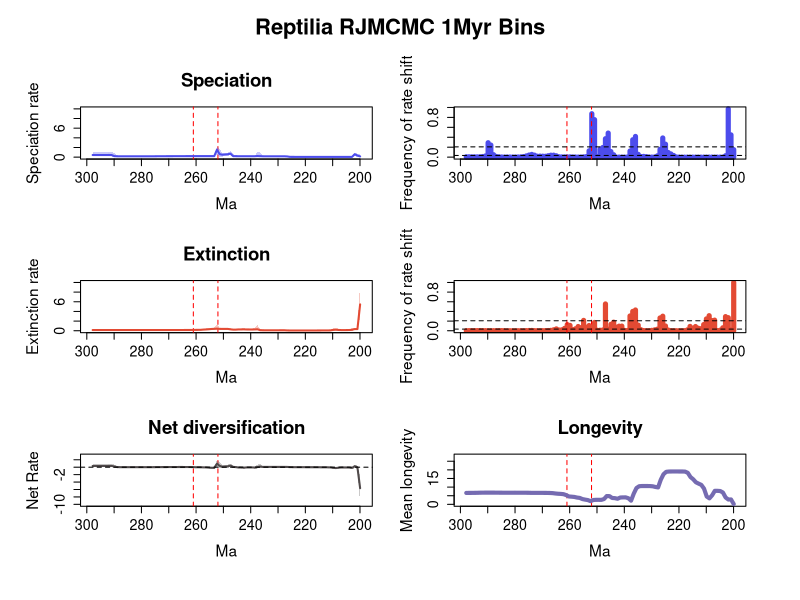

This chart was generated by the following R code:


pdf(file='C:/Users/SimoesLabAdmin/Documents/BDNN_Arielli/reptilia/mcmc_no_predictors/A_rjmcmc_sampled_every_20k/RTT_plots_final.pdf', width=11, height=11)
par(mfrow=c(3,2), cex.main=1.7, cex.lab=1.4, cex.axis=1.3,
    oma=c(2, 2, 4, 2))     # outer margins for the entire figure
library(scales)

# Define custom tick positions at 10 MY intervals
x_ticks <- seq(-300, -200, by=10)
x_tick_labels <- abs(x_ticks)

# Calculate positions for the mass extinction events
perm_trias_extinction = -252 # End-Permian mass extinction (252 Ma)
guadalupian_extinction = -261 # Guadalupian extinction (261 Ma)

time=c(-199.94725639499998, -200.936163185,-201.92506997499999,-202.913976765,-203.902883555,-204.891790345,-205.880697135,-206.869603925,-207.858510715,-208.847417505,-209.836324295,-210.82523108499998,-211.814137875,-212.803044665,-213.791951455,-214.780858245,-215.769765035,-216.758671825,-217.747578615,-218.736485405,-219.72539219499998,-220.714298985,-221.703205775,-222.692112565,-223.681019355,-224.669926145,-225.658832935,-226.647739725,-227.636646515,-228.62555330499998,-229.614460095,-230.60336688499999,-231.592273675,-232.581180465,-233.570087255,-234.558994045,-235.547900835,-236.536807625,-237.52571441499998,-238.514621205,-239.503527995,-240.492434785,-241.481341575,-242.470248365,-243.459155155,-244.448061945,-245.436968735,-246.42587552499998,-247.414782315,-248.403689105,-249.392595895,-250.381502685,-251.370409475,-252.359316265,-253.348223055,-254.337129845,-255.32603663499998,-256.31494342499997,-257.303850215,-258.292757005,-259.281663795,-260.270570585,-261.259477375,-262.248384165,-263.237290955,-264.226197745,-265.21510453499997,-266.204011325,-267.192918115,-268.181824905,-269.17073169500003,-270.159638485,-271.148545275,-272.137452065,-273.126358855,-274.11526564499997,-275.104172435,-276.093079225,-277.081986015,-278.070892805,-279.059799595,-280.048706385,-281.037613175,-282.026519965,-283.01542675499996,-284.004333545,-284.993240335,-285.982147125,-286.971053915,-287.959960705,-288.948867495,-289.937774285,-290.926681075,-291.91558786499996,-292.904494655,-293.893401445,-294.882308235,-295.871215025,-296.860121815,-297.849028605)
rate=c(0.15313336157387758, 0.3329589931299385,0.6022812176345975,0.05462234726966869,0.05441363681899425,0.05440987548663266,0.054409256016385146,0.0544079544710714,0.05440478273034457,0.05440402273480176,0.054395083707974065,0.0543900447290256,0.054386379399028996,0.054386063976915075,0.05438409227263544,0.054386964660841815,0.05438851208186892,0.05438934726170583,0.05439107981525484,0.05438851208186892,0.05439107981525484,0.054395083707974065,0.05441242652771938,0.05458867618248743,0.05578359152587249,0.057063239167522116,0.0610869860784142,0.146868398368434,0.1755449781044821,0.1732204936931233,0.17135924948194126,0.1712868949168721,0.17131785676627584,0.17269584469745752,0.1759194853385445,0.17804928196916736,0.18096753777969043,0.2004786216025732,0.22741507759231666,0.19171477894639716,0.19150224046857267,0.191503866698282,0.191503866698282,0.19151148200911042,0.19151651496416872,0.19158195991356075,0.19778614187292526,0.2069392558940807,0.7230063225861842,0.5947973601714684,0.5535046991635932,0.4981342905878909,0.6219470681038048,1.5218666449055225,0.210839285079017,0.2097201598419921,0.20922837478475642,0.20921175764913144,0.20923160952231645,0.2092652736618878,0.2094588022186713,0.20944136841795966,0.20890427909761553,0.20860294448580907,0.2083275536301596,0.20805223807699957,0.2072252625302661,0.2048608034117666,0.2015043656278464,0.19867028960409755,0.1967885752071245,0.19544275490527607,0.1937639042154109,0.1921318236354062,0.19030967632910573,0.1860827264156813,0.18047489155213853,0.17619829858252822,0.1736986628419781,0.1724344752817108,0.17194064474404058,0.17166595057770825,0.1714900671258485,0.17144335418383316,0.1715287869698151,0.17166271391623283,0.17159070833122347,0.1717960074328469,0.17248791329844748,0.17423817095047306,0.18073179440628226,0.21220395629042255,0.438759144124622,0.44383444266475175,0.4400138593165728,0.43876899664284086,0.43883824898537355,0.44005411392873744,0.44172845638591374,0.44484988665887687)
minHPD=c(2.1550036428609548e-05, 7.653404137394028e-05,0.2727053446141114,0.03906372913313762,0.04141076738495005,0.04137426738842922,0.04140535977921385,0.04141672549446696,0.04144149840540235,0.04139794126803834,0.04141672549446696,0.04153041628911467,0.04162690871843415,0.04144447608699939,0.041626796031199745,0.04148393683514212,0.04148393683514212,0.04148393683514212,0.041626796031199745,0.041626796031199745,0.04153041628911467,0.0414016579057861,0.04141672549446696,0.040823776242734346,0.040049116423558434,0.042035433757564744,0.04201267867534394,0.050300301037868124,0.106872442532739,0.1099202257114235,0.11109936897613146,0.11111124178155829,0.11110951404187178,0.11148702571233833,0.11085018012739528,0.11006654815406013,0.10681366891609854,0.10685491026142217,0.16177856676748043,0.13490066819262458,0.13665731541107906,0.13669821884077726,0.13667419540382367,0.13665731541107906,0.1375145014950347,0.13701371037991886,0.14434077091425976,0.1489607275093156,0.38583942031104007,0.2924593819136264,0.24707797938370565,0.11920517579714333,0.08787968870869799,0.6279973250323728,0.14082833338862508,0.14576856014983947,0.1459846650021991,0.14576856014983947,0.1457737661040971,0.14576856014983947,0.14551325465311296,0.14578748525574747,0.14578514256431396,0.14576856014983947,0.14459814888302316,0.14339291764932957,0.14251050262340587,0.12626267142312755,0.09415461362924665,0.0853213629341772,0.08323181971664739,0.08097132963701441,0.07682175465335771,0.0768769054389105,0.07403216726995196,0.06775798019466531,0.06261412046882604,0.06060341099059637,0.05888632879980028,0.057282207677089254,0.05757211991225554,0.05750748291889499,0.057533386062778503,0.057473624198091544,0.057473624198091544,0.05755426816516868,0.057544268376625365,0.05755029408603367,0.05736632624857129,0.05430102945372751,0.04266995305003667,0.052701695705230665,0.13976664945835357,0.1446289744760521,0.14522150899296643,0.14250492791748456,0.14347914449607577,0.1437002057049091,0.14301368144303758,0.1425236103650591)
maxHPD=c(0.5760985920107903, 0.7302041800555066,1.027443021804807,0.07080004724451847,0.06808515644644636,0.06800924933848194,0.06800924933848194,0.06800316255557624,0.06800316255557624,0.06793147082879239,0.0679057356585223,0.06799648365234083,0.06808515644644636,0.06789569153727282,0.06807602869512015,0.06792929041375652,0.06792929041375652,0.06793147082879239,0.06808052816301277,0.06808367459343903,0.06799606734883386,0.06790834887015225,0.06807908930341186,0.0687003285708555,0.13178783822359644,0.146550742292,0.18987578782934153,0.21543429950177917,0.22791738971853873,0.22404487537564244,0.2241005459078199,0.22403602092721447,0.22418878236967824,0.22467622086389957,0.22479025397548832,0.2271750757019642,0.233974137549528,1.0311050848903802,1.1308477835480217,0.2338931527938937,0.23278212030333223,0.23270347516802337,0.23263749443462572,0.2326676104993407,0.2336672795384761,0.23368462902386097,0.47911238782796545,0.5982642746342075,1.257381489917781,0.9626094473872286,0.9368650119044913,0.8750345734760814,1.7222642675225606,2.2897620507482586,0.30997345873507703,0.2926087091358037,0.2877904459107367,0.286986740074711,0.2869093373277986,0.28701374678093944,0.28807388023617225,0.28870057803975246,0.287889437029297,0.28807388023617225,0.2877816837071946,0.2880434781976923,0.29200584943051355,0.2965244160215808,0.27895033855653295,0.2717014025333729,0.269065016635512,0.26649393626973045,0.26211674563938947,0.26175085219308836,0.25840327277663094,0.25202655426693604,0.2458010978556797,0.24177502157293035,0.23972489613734965,0.23772065551783028,0.2377022054581586,0.23749975742691531,0.23749975742691531,0.23734047602439026,0.23705561147106669,0.23705561147106669,0.23732409978725214,0.23802196811338347,0.24017303694466285,0.24585901509974153,0.39367545728081144,0.8942233910607168,1.0896785932734903,1.0526965399161141,1.0311711116635687,1.0187972406870744,1.017437910386295,1.0165720838462353,1.0165720838462353,1.0242280544890465)
remove_na = !is.na(rate)
time = time[remove_na]
plot(time,time,type = 'n', ylim = c(0, 10), xlim = c(-298.343482,-199.452803), ylab = 'Speciation rate', xlab = 'Ma',main='Speciation', xaxt='n') # xaxt removes default x axis

# Custom x-axis with 10MY interval ticks
axis(1, at=x_ticks, labels=x_tick_labels, cex.axis=1.3)
# Add vertical lines for mass extinction events
abline(v=perm_trias_extinction, col="red", lty=2) 
abline(v=guadalupian_extinction, col="red", lty=2)

polygon(c(time, rev(time)), c(maxHPD[remove_na], rev(minHPD[remove_na])), col = alpha('#4c4cec',0.3), border = NA)
lines(time,rate[remove_na], col = '#4c4cec', lwd=2)
mids=c(-199.95225087373734, -200.9511466212121,-201.95004236868687,-202.94893811616163,-203.94783386363633,-204.9467296111111,-205.94562535858586,-206.94452110606062,-207.94341685353533,-208.9423126010101,-209.94120834848485,-210.9401040959596,-211.93899984343432,-212.93789559090908,-213.93679133838384,-214.9356870858586,-215.9345828333333,-216.93347858080807,-217.93237432828283,-218.9312700757576,-219.9301658232323,-220.92906157070706,-221.92795731818183,-222.9268530656566,-223.9257488131313,-224.92464456060605,-225.92354030808082,-226.92243605555552,-227.92133180303028,-228.92022755050505,-229.9191232979798,-230.9180190454545,-231.91691479292928,-232.91581054040404,-233.9147062878788,-234.9136020353535,-235.91249778282827,-236.91139353030303,-237.9102892777778,-238.9091850252525,-239.90808077272726,-240.90697652020202,-241.90587226767678,-242.9047680151515,-243.90366376262625,-244.902559510101,-245.90145525757578,-246.90035100505048,-247.89924675252524,-248.8981425,-249.89703824747477,-250.89593399494947,-251.89482974242424,-252.893725489899,-253.89262123737376,-254.89151698484847,-255.89041273232323,-256.88930847979793,-257.8882042272727,-258.88709997474746,-259.8859957222222,-260.884891469697,-261.8837872171717,-262.88268296464645,-263.8815787121212,-264.8804744595959,-265.8793702070707,-266.87826595454544,-267.8771617020202,-268.87605744949497,-269.87495319696967,-270.87384894444443,-271.8727446919192,-272.8716404393939,-273.87053618686866,-274.8694319343434,-275.8683276818182,-276.86722342929295,-277.86611917676765,-278.8650149242424,-279.8639106717171,-280.8628064191919,-281.86170216666665,-282.8605979141414,-283.85949366161617,-284.8583894090909,-285.85728515656564,-286.8561809040404,-287.8550766515151,-288.85397239898987,-289.85286814646463,-290.8517638939394,-291.85065964141415,-292.84955538888886,-293.8484511363636,-294.8473468838384,-295.8462426313131,-296.84513837878785,-297.8440341262626)
counts=c(0.1508744038155803, 0.44804451510333865,0.9716693163751987,0.028139904610492844,0.0005087440381558028,0.0005087440381558028,0.00038155802861685216,0.00038155802861685216,0.0004610492845786963,0.0006836248012718601,0.000397456279809221,0.000397456279809221,0.00017488076311605722,0.0002384737678855326,0.0002702702702702703,0.00019077901430842608,0.00028616852146263913,0.0002702702702702703,0.00014308426073131957,0.00030206677265500793,0.0009697933227344992,0.0037042925278219395,0.03325914149443561,0.064181240063593,0.09340222575516693,0.26104928457869636,0.3858346581875994,0.15736089030206676,0.02575516693163752,0.0031478537360890304,0.0012559618441971383,0.002273449920508744,0.009379968203497615,0.01505564387917329,0.01273449920508744,0.056518282988871224,0.4164387917329094,0.3496661367249603,0.1231637519872814,0.002066772655007949,0.0008108108108108108,0.0010174880763116057,0.0009697933227344992,0.0010015898251192368,0.04818759936406995,0.11206677265500795,0.4843402225755167,0.37068362480127187,0.19335453100158984,0.1572496025437202,0.011589825119236884,0.7541176470588236,0.873577106518283,0.1272019077901431,0.011160572337042925,0.005087440381558029,0.001796502384737679,0.0011923688394276629,0.002845786963434022,0.003465818759936407,0.005389507154213036,0.005278219395866455,0.004531001589825119,0.0042448330683624805,0.0073449920508744035,0.026931637519872813,0.03992050874403816,0.03925278219395866,0.028330683624801272,0.018076311605723372,0.01969793322734499,0.020858505564387918,0.019189189189189187,0.039904610492845785,0.05502384737678855,0.04230524642289348,0.025055643879173292,0.011271860095389507,0.005294117647058823,0.003338632750397456,0.0022257551669316376,0.0021303656597774245,0.002368839427662957,0.002591414944356121,0.001971383147853736,0.0027503974562798094,0.0069475357710651825,0.013322734499205088,0.04847376788553259,0.2432114467408585,0.2899523052464229,0.023736089030206676,0.012670906200317964,0.007281399046104928,0.005818759936406995,0.006184419713831478,0.005850556438791733,0.007360890302066773,0.00712241653418124)
plot(mids,counts,type = 'h', xlim = c(-298.343482,-199.452803), ylim=c(0,0.9716693163751987), ylab = 'Frequency of rate shift', xlab = 'Ma',lwd=5,col='#4c4cec', xaxt='n') # xaxt removes default x axis
# Custom x-axis with 10MY interval ticks
axis(1, at=x_ticks, labels=x_tick_labels, cex.axis=1.3)
# Add vertical lines for mass extinction events
abline(v=perm_trias_extinction, col="red", lty=2) 
abline(v=guadalupian_extinction, col="red", lty=2)

bf2 = 0.034099133750137754
bf6 = 0.20688761245815923
abline(h=bf2, lty=2)
abline(h=bf6, lty=2)

time=c(-199.94725639499998, -200.936163185,-201.92506997499999,-202.913976765,-203.902883555,-204.891790345,-205.880697135,-206.869603925,-207.858510715,-208.847417505,-209.836324295,-210.82523108499998,-211.814137875,-212.803044665,-213.791951455,-214.780858245,-215.769765035,-216.758671825,-217.747578615,-218.736485405,-219.72539219499998,-220.714298985,-221.703205775,-222.692112565,-223.681019355,-224.669926145,-225.658832935,-226.647739725,-227.636646515,-228.62555330499998,-229.614460095,-230.60336688499999,-231.592273675,-232.581180465,-233.570087255,-234.558994045,-235.547900835,-236.536807625,-237.52571441499998,-238.514621205,-239.503527995,-240.492434785,-241.481341575,-242.470248365,-243.459155155,-244.448061945,-245.436968735,-246.42587552499998,-247.414782315,-248.403689105,-249.392595895,-250.381502685,-251.370409475,-252.359316265,-253.348223055,-254.337129845,-255.32603663499998,-256.31494342499997,-257.303850215,-258.292757005,-259.281663795,-260.270570585,-261.259477375,-262.248384165,-263.237290955,-264.226197745,-265.21510453499997,-266.204011325,-267.192918115,-268.181824905,-269.17073169500003,-270.159638485,-271.148545275,-272.137452065,-273.126358855,-274.11526564499997,-275.104172435,-276.093079225,-277.081986015,-278.070892805,-279.059799595,-280.048706385,-281.037613175,-282.026519965,-283.01542675499996,-284.004333545,-284.993240335,-285.982147125,-286.971053915,-287.959960705,-288.948867495,-289.937774285,-290.926681075,-291.91558786499996,-292.904494655,-293.893401445,-294.882308235,-295.871215025,-296.860121815,-297.849028605)
rate=c(5.4586905758389905, 0.341354083102555,0.34560123291042544,0.1969366829012808,0.1472698087041735,0.13934587356535277,0.1381539807869057,0.13826581726434137,0.16268617748904535,0.2093848755728515,0.17586859300889052,0.07611476420971347,0.06513258595549103,0.0635191995427058,0.061787770102748954,0.058231247556780635,0.05587895769095146,0.052679317265644274,0.051883330040212686,0.05178292219862707,0.05176879524963883,0.051755651176601816,0.05174781566100999,0.05175816371948125,0.05179454053651629,0.052052209462811014,0.05413320950760117,0.06311025331921907,0.09908359139207623,0.09871328967881807,0.09720917884756476,0.09642612118699405,0.09626653917974096,0.09619527927622175,0.09613316604547467,0.09628865820007437,0.09854230373556003,0.11647733948275527,0.30327342724251494,0.2710393350302904,0.2628152948083585,0.262913889602001,0.26640896690851945,0.28493828002390376,0.2776311266749296,0.2738872615004047,0.23442253603439733,0.23227065751213138,0.29419507333722605,0.3815773475087195,0.3790598006420186,0.37958574632794445,0.3917885341296624,0.43475447785171295,0.39583463310202677,0.3668674957578089,0.31124340971093656,0.2714644266367574,0.24122457145992487,0.1913893453423452,0.184654870855062,0.18027308008394755,0.16349666899817314,0.1562545573999757,0.15449796608972005,0.15364406127406893,0.15205428595947273,0.15000036816643159,0.14909645654032105,0.14876122879958614,0.14864212325613543,0.1485291942268649,0.1484680905685581,0.1484501829752645,0.14840052312036195,0.14825643732051633,0.1478718307630349,0.14765100369957107,0.14753765538939548,0.14747104330294175,0.14744654902365634,0.14742642712604753,0.14743413830311197,0.14744908679826518,0.14745763728069988,0.14743686659568436,0.14728887957134107,0.14708299560554228,0.14692352749171905,0.1468661422223781,0.14681402112989012,0.14678146196821262,0.14678911843767317,0.14683838692812273,0.14692196144872138,0.14703894265374018,0.14711364684754524,0.14715697388957205,0.14719150832186706,0.14720398597303427)
minHPD=c(2.7816194709810413, 0.13089233413206436,0.13083854681658377,0.01602321415360232,6.303811107802121e-05,0.009959265970644258,0.009632219224173304,0.009535205187950991,0.021269496552257367,0.11039786440754024,0.04131805763050692,0.04053549624952102,0.03935787071264956,0.03929761633116272,0.03725599664612839,0.033507493732069064,0.03118943383638901,0.029707517053096183,0.031185461279861493,0.031111614994809182,0.031111614994809182,0.03111590337083885,0.031111614994809182,0.03118765599183603,0.03118943383638901,0.030126305204693393,0.027755058698134088,0.031111614994809182,0.04975049653068004,0.05252021128214867,0.053002911895872855,0.05343140628866335,0.05343140628866335,0.053480441246437964,0.05315857058697957,0.05250228792959498,0.04845138361929763,0.05354417077861716,0.12048295320512015,0.05539989766373727,0.08285349864682576,0.07811546348521682,0.08905934310632463,0.1750109766045938,0.1509941507645412,0.13579210629679025,0.0580235863467542,0.05801009021486317,0.0927974380332684,0.2209981372100954,0.22159607874507184,0.22142967733713864,0.21922883274282237,0.24015785468767215,0.14322038564094894,0.14305586363199693,0.13083907789028693,0.1219396969535351,0.12038133482089858,0.11659512670808525,0.11516001894848032,0.11021413485690662,0.09596168623371114,0.09886189619779032,0.09701935352504018,0.09672745631556856,0.08878379718594998,0.09054514380580798,0.09479557662809046,0.0961950612220244,0.09610372377157107,0.09654915047821286,0.09634346902675901,0.09654915047821286,0.09670662960611492,0.0954562457610299,0.09574607980926163,0.09640668192133761,0.09654915047821286,0.09641675036970235,0.0965010209242332,0.09654915047821286,0.09655144854712601,0.0967196918621378,0.09670662960611492,0.09655826449165325,0.09654181768391855,0.09647051041099014,0.09629873060421541,0.0956018828916174,0.095432444620053,0.09523797679701897,0.09484770955667897,0.09440337854550433,0.09436352283310383,0.09277720408482273,0.0914424401454519,0.0925186257100834,0.09149501523539517,0.09039965125814906)
maxHPD=c(9.993676233121652, 0.6524795973089286,0.6524795973089286,0.5562182080834596,0.28411325902143597,0.22536850772501874,0.22166702784661307,0.22185546893686733,0.45525775758092624,0.569225461155687,0.5100417544035416,0.206121723207222,0.17301211840520161,0.16646397807751628,0.16001526176460285,0.14840591480781404,0.1400858989414134,0.07578871551379285,0.07388329721907952,0.07365132923531013,0.07365132923531013,0.07366919622401484,0.07370847683360374,0.07386314417439341,0.0740423614196601,0.0742444458595478,0.10082067083443064,0.12423498208928535,0.16554677711850402,0.15188932230709173,0.14480944131440487,0.14286417375641045,0.14261879890043472,0.14270866586649708,0.14305167555572756,0.1464637887375882,0.24484989939814958,0.3106996154913354,1.151915954495863,0.5756549655059755,0.36353052025080773,0.3575439312359967,0.3645998070406865,0.567347122674484,0.38458403287507076,0.3753131622755357,0.3219833008775021,0.32349350023717094,0.5465384398553977,0.5702918864907642,0.5644569333467281,0.5642730123735211,0.5975844485151441,1.373538732904672,0.6471539419792155,0.5686051819069842,0.5396752263821352,0.45781876800355203,0.44246383453749555,0.41607408584197836,0.4051620987623977,0.39682831742202834,0.3249865466160056,0.29862685402897104,0.2897662449733741,0.2854009507963039,0.2629225929503806,0.2138713681790691,0.20881914031500165,0.2074529135216671,0.20589622960223672,0.20557680557720281,0.2049868034495811,0.20491373986137054,0.2048763191900449,0.20319901424010733,0.20220153913836553,0.2021835209299927,0.20209201734750762,0.20183877900396768,0.20186003973045366,0.20183877900396768,0.2017343625764493,0.20186003973045366,0.20186003973045366,0.20172253294580883,0.20172253294580883,0.20186003973045366,0.20220916526071278,0.2017343625764493,0.20174604789728362,0.20188552250328762,0.2018548161080748,0.20204940347662032,0.2032050185279287,0.20318233929496474,0.20330604304497357,0.20562314355631764,0.2058739821364474,0.2058739821364474)
remove_na = !is.na(rate)
time = time[remove_na]
plot(time,time,type = 'n', ylim = c(0, 10), xlim = c(-298.343482,-199.452803), ylab = 'Extinction rate', xlab = 'Ma',main='Extinction', xaxt='n') # xaxt removes default x axis

# Custom x-axis with 10MY interval ticks
axis(1, at=x_ticks, labels=x_tick_labels, cex.axis=1.3)
# Add vertical lines for mass extinction events
abline(v=perm_trias_extinction, col="red", lty=2) 
abline(v=guadalupian_extinction, col="red", lty=2)

polygon(c(time, rev(time)), c(maxHPD[remove_na], rev(minHPD[remove_na])), col = alpha('#e34a33',0.3), border = NA)
lines(time,rate[remove_na], col = '#e34a33', lwd=2)
mids=c(-199.95225087373734, -200.9511466212121,-201.95004236868687,-202.94893811616163,-203.94783386363633,-204.9467296111111,-205.94562535858586,-206.94452110606062,-207.94341685353533,-208.9423126010101,-209.94120834848485,-210.9401040959596,-211.93899984343432,-212.93789559090908,-213.93679133838384,-214.9356870858586,-215.9345828333333,-216.93347858080807,-217.93237432828283,-218.9312700757576,-219.9301658232323,-220.92906157070706,-221.92795731818183,-222.9268530656566,-223.9257488131313,-224.92464456060605,-225.92354030808082,-226.92243605555552,-227.92133180303028,-228.92022755050505,-229.9191232979798,-230.9180190454545,-231.91691479292928,-232.91581054040404,-233.9147062878788,-234.9136020353535,-235.91249778282827,-236.91139353030303,-237.9102892777778,-238.9091850252525,-239.90808077272726,-240.90697652020202,-241.90587226767678,-242.9047680151515,-243.90366376262625,-244.902559510101,-245.90145525757578,-246.90035100505048,-247.89924675252524,-248.8981425,-249.89703824747477,-250.89593399494947,-251.89482974242424,-252.893725489899,-253.89262123737376,-254.89151698484847,-255.89041273232323,-256.88930847979793,-257.8882042272727,-258.88709997474746,-259.8859957222222,-260.884891469697,-261.8837872171717,-262.88268296464645,-263.8815787121212,-264.8804744595959,-265.8793702070707,-266.87826595454544,-267.8771617020202,-268.87605744949497,-269.87495319696967,-270.87384894444443,-271.8727446919192,-272.8716404393939,-273.87053618686866,-274.8694319343434,-275.8683276818182,-276.86722342929295,-277.86611917676765,-278.8650149242424,-279.8639106717171,-280.8628064191919,-281.86170216666665,-282.8605979141414,-283.85949366161617,-284.8583894090909,-285.85728515656564,-286.8561809040404,-287.8550766515151,-288.85397239898987,-289.85286814646463,-290.8517638939394,-291.85065964141415,-292.84955538888886,-293.8484511363636,-294.8473468838384,-295.8462426313131,-296.84513837878785,-297.8440341262626)
counts=c(1.0, 0.01751987281399046,0.27057233704292527,0.29243243243243244,0.06111287758346582,0.011033386327503975,0.003990461049284579,0.21953895071542132,0.2111287758346582,0.3115739268680445,0.24507154213036567,0.12783783783783784,0.04243243243243243,0.05273449920508744,0.08678855325914149,0.05174880763116057,0.08972972972972973,0.018139904610492846,0.002273449920508744,0.0005405405405405405,0.0005405405405405405,0.000794912559618442,0.0013513513513513514,0.0024165341812400635,0.014594594594594595,0.09831478537360891,0.3011605723370429,0.26491255961844196,0.03203497615262321,0.018028616852146264,0.00823529411764706,0.002082670906200318,0.0015421303656597775,0.004069952305246423,0.021748807631160574,0.11634340222575516,0.42955484896661367,0.4002543720190779,0.3058823529411765,0.005135135135135135,0.006915739268680445,0.09607313195548489,0.09457869634340223,0.07543720190779014,0.17737678855325914,0.1324006359300477,0.031542130365659775,0.554610492845787,0.015516693163751987,0.010588235294117647,0.009507154213036566,0.17119236883942765,0.06677265500794913,0.10813990461049285,0.07162162162162163,0.21410174880763116,0.06290937996820349,0.08736089030206677,0.04063593004769475,0.02287758346581876,0.11101748807631161,0.1275516693163752,0.04861685214626391,0.019236883942766295,0.015818759936406995,0.03809220985691574,0.01960254372019078,0.00821939586645469,0.004515103338632751,0.002972972972972973,0.0018441971383147853,0.0013672496025437203,0.0017170111287758347,0.002273449920508744,0.00616852146263911,0.0056597774244833065,0.002988871224165342,0.0013036565977742449,0.001287758346581876,0.0009062003179650238,0.0010015898251192368,0.0010492845786963434,0.0009697933227344992,0.0010651828298887122,0.002448330683624801,0.003577106518282989,0.003243243243243243,0.001971383147853736,0.001589825119236884,0.0013831478537360891,0.0015739268680445152,0.002273449920508744,0.003243243243243243,0.00410174880763116,0.0035135135135135136,0.0033068362480127185,0.0027503974562798094,0.0028298887122416533,0.001955484896661367)
plot(mids,counts,type = 'h', xlim = c(-298.343482,-199.452803), ylim=c(0,1.0), ylab = 'Frequency of rate shift', xlab = 'Ma',lwd=5,col='#e34a33', xaxt='n') # xaxt removes default x axis

# Custom x-axis with 10MY interval ticks
axis(1, at=x_ticks, labels=x_tick_labels, cex.axis=1.3) 
# Add vertical lines for mass extinction events
abline(v=perm_trias_extinction, col="red", lty=2) 
abline(v=guadalupian_extinction, col="red", lty=2)

abline(h=bf2, lty=2)
abline(h=bf6, lty=2)

#Net Diversification Rate
time=c(-199.94725639499998, -200.936163185,-201.92506997499999,-202.913976765,-203.902883555,-204.891790345,-205.880697135,-206.869603925,-207.858510715,-208.847417505,-209.836324295,-210.82523108499998,-211.814137875,-212.803044665,-213.791951455,-214.780858245,-215.769765035,-216.758671825,-217.747578615,-218.736485405,-219.72539219499998,-220.714298985,-221.703205775,-222.692112565,-223.681019355,-224.669926145,-225.658832935,-226.647739725,-227.636646515,-228.62555330499998,-229.614460095,-230.60336688499999,-231.592273675,-232.581180465,-233.570087255,-234.558994045,-235.547900835,-236.536807625,-237.52571441499998,-238.514621205,-239.503527995,-240.492434785,-241.481341575,-242.470248365,-243.459155155,-244.448061945,-245.436968735,-246.42587552499998,-247.414782315,-248.403689105,-249.392595895,-250.381502685,-251.370409475,-252.359316265,-253.348223055,-254.337129845,-255.32603663499998,-256.31494342499997,-257.303850215,-258.292757005,-259.281663795,-260.270570585,-261.259477375,-262.248384165,-263.237290955,-264.226197745,-265.21510453499997,-266.204011325,-267.192918115,-268.181824905,-269.17073169500003,-270.159638485,-271.148545275,-272.137452065,-273.126358855,-274.11526564499997,-275.104172435,-276.093079225,-277.081986015,-278.070892805,-279.059799595,-280.048706385,-281.037613175,-282.026519965,-283.01542675499996,-284.004333545,-284.993240335,-285.982147125,-286.971053915,-287.959960705,-288.948867495,-289.937774285,-290.926681075,-291.91558786499996,-292.904494655,-293.893401445,-294.882308235,-295.871215025,-296.860121815,-297.849028605)
net_rate=c(-5.648477313544931, -0.029430453532296036,0.27057197295256696,-0.18759126438566937,-0.09102763002415938,-0.07497227701806665,-0.07304782553626622,-0.07315238683934451,-0.13585186454184422,-0.23345448669516722,-0.16565118557219352,-0.054862771257499075,-0.03396154323884516,-0.028735774425189157,-0.023601659295044906,-0.01423605392377381,-0.008642640973175136,-0.00014814061411682751,0.001869069412611043,0.002052459951635907,0.0020680233274289377,0.0020985840952948967,0.0022008792440954216,0.003097634021383518,0.009554547925788501,0.01621939234765297,0.03237534790820745,0.0719883851526126,0.07203597974454362,0.07062121251281311,0.0722504768481412,0.07339604437101052,0.07359944186524801,0.07445121522619247,0.07634249080210855,0.0765481502064084,0.07171063943430495,0.1789317424590938,0.03422794456837943,-0.09103861906749508,-0.05781185658526929,-0.05809936488743005,-0.06349874054635324,-0.11841179429413966,-0.08874813170570124,-0.08003065149137675,0.01848058840224636,0.08839849035066917,0.42722015293116394,0.23498388401627662,0.19727420457332623,0.12409751681391543,0.3578270261378298,0.9367642383892729,-0.17508233113356803,-0.14737386437770825,-0.11357131183170316,-0.054895888193543345,-0.04065812186154888,-0.019092300075218546,-0.00981341626642464,-0.003514925791235492,0.026358613154098872,0.04313636568731741,0.047369783786319807,0.04922058088307114,0.051742431258552754,0.052252159808715996,0.04786426657240647,0.0437530065731813,0.04085025984400306,0.038893711406209085,0.03627353307351356,0.033754199065853106,0.031101339907547418,0.024665116475878806,0.017726034064516765,0.012866381627727316,0.010283844872744237,0.009122806396275083,0.008703073724055274,0.00851107194920708,0.008358694224770011,0.008355872484834917,0.008406003701085359,0.008674238212941318,0.008982267307142624,0.009713993201300297,0.011395362846541439,0.015700829450539813,0.03584131355459231,0.19414328001790956,0.3447322674227995,0.34041172507600403,0.33255298303641406,0.3289332018423625,0.3279563432377576,0.3281809478229288,0.32912863011176524,0.33198412034074043)
net_minHPD=c(-9.776122047679221, -0.46465561307132364,-0.19497866149262166,-0.5425064513824113,-0.2356821256844224,-0.1715355019379887,-0.17150004604235633,-0.17087535745200338,-0.40188298137485223,-0.5158798730410916,-0.45462342216771445,-0.15546591231425974,-0.12067116606253636,-0.11393679561289409,-0.10595577808102356,-0.08914500008851937,-0.07964706552930467,-0.02492934077274988,-0.023028602956474346,-0.022507894416878525,-0.022492115989612253,-0.022952198195672652,-0.023022919042764996,-0.02303150874500788,-0.025138083787546457,-0.02375600394360535,-0.031113863232985525,-0.034081302221762394,-0.01279243394575369,0.008410174976330259,0.015199205857596043,0.016584250478746718,0.01783206604499782,0.016559366450592784,0.014592452150308521,0.011556674087517135,-0.07707415018470362,-0.15219152274427353,-0.34111837148087054,-0.4295681210509825,-0.18215370693659966,-0.18152514212246212,-0.17993388247348477,-0.3958188737726897,-0.20705336624386583,-0.20389499142215378,-0.13755576406450076,-0.13694741320244327,0.01118438471201777,-0.14845719765354043,-0.18784202512069587,-0.24550473941818232,-0.29239901485799524,0.07599148984583004,-0.6403880964004239,-0.39671007452558316,-0.35892735804521136,-0.2636563411694288,-0.2449917004953247,-0.21621498178819062,-0.21020927959358485,-0.19483878631006246,-0.13607905086455044,-0.102928977083444,-0.09279441845688863,-0.08116648641660337,-0.06359852332712185,-0.049750636752665015,-0.06010039696464911,-0.06340569183645589,-0.06649667634985963,-0.0715401564090045,-0.07662399474435985,-0.07763014870193197,-0.08092509648726835,-0.08805675081553511,-0.093510033060133,-0.09785312751192561,-0.09793482840319859,-0.09785312751192561,-0.10144820001483144,-0.10124524433821333,-0.10124524433821333,-0.10118615965607194,-0.09784727520478012,-0.09793482840319859,-0.09792628693377266,-0.09786048986484444,-0.10118615965607194,-0.1037071005691844,-0.12075187004557064,-0.10497574146148929,-0.03779342906104913,-0.03273150619479798,-0.028009367651295858,-0.02959853024187012,-0.030114414766032466,-0.03027921433860009,-0.03425900454569014,-0.034459504986947775)
net_maxHPD=c(-2.4824873670775287, 0.42371164836400677,0.7510769364283963,0.04454199789812791,0.052423768192601576,0.044815373416682534,0.04114895816090459,0.04209483406052569,0.03190044881951258,-0.049610682979815524,0.015332728504192629,0.014276452898832219,0.01593012839045966,0.01568893360539507,0.01833781415659204,0.023281946045782112,0.025767500198565496,0.030868240753560344,0.028584155079072457,0.02889308317622155,0.02892376787841592,0.02853743152971517,0.028760677583390022,0.031120867410390204,0.07909658502986991,0.09948963601645874,0.16455431315797564,0.1751680881831318,0.1632628318385351,0.1441116940079275,0.13591462329045062,0.13483110473271495,0.13602195760820673,0.1358863896321991,0.1386345066346555,0.1463144567289379,0.15471076368060518,0.9903232797186843,0.648807485840494,0.13368541837431908,0.09456857268162148,0.09405427743298589,0.0931762584140543,0.01599785581611582,0.02777870980370442,0.04047509710325972,0.26381400742536654,0.4486551518403266,0.9754121869990893,0.6438049124481902,0.57923721395871,0.4874047429249081,1.396917231900216,1.9086864436568778,0.13196987374648583,0.08425869512794579,0.10123299710604242,0.11344935463072564,0.12187749883374516,0.13211664621644376,0.13508956834396413,0.14807323771589767,0.16265948540036007,0.1626671040543326,0.16172259011384701,0.16780643900789907,0.16781215119593104,0.1622514287034137,0.14966513762422592,0.14482461321518314,0.14097153050229316,0.1359409749371601,0.13155069339803516,0.1306023611850765,0.12835052729639154,0.12209501080148584,0.11622447142419988,0.10897133792297456,0.10821407403316545,0.10785057303213577,0.10397357442493288,0.10402909332483365,0.10402909332483365,0.10397115883519978,0.10701231779680923,0.10669715029594531,0.10706314346514696,0.10853980781696315,0.11002081533186286,0.12082421265010043,0.2589092456870774,0.7544671851949722,0.927615931359812,0.9004218708133466,0.8830947002512828,0.8752933305140574,0.8739296088437543,0.8749186376469705,0.8739296088437543,0.883314213259666)
remove_na = !is.na(net_rate)
time = time[remove_na]
plot(time,time,type = 'n', ylim = c(-10, 3), xlim = c(-298.343482,-199.452803), ylab = 'Net Rate', xlab = 'Ma',lwd=2, main='Net diversification', col= '#504A4B', xaxt='n') # xaxt removes default x axis

# Custom x-axis with 10MY interval ticks
axis(1, at=x_ticks, labels=x_tick_labels, cex.axis=1.3) 
# Add vertical lines for mass extinction events
abline(v=perm_trias_extinction, col="red", lty=2) 
abline(v=guadalupian_extinction, col="red", lty=2)

polygon(c(time, rev(time)), c(net_maxHPD[remove_na], rev(net_minHPD[remove_na])), col = alpha('#504A4B',0.3), border = NA)
lines(time,net_rate[remove_na], col = '#504A4B', lwd=2)
abline(h=0,lty=2)

time=c(-199.94725639499998, -200.936163185,-201.92506997499999,-202.913976765,-203.902883555,-204.891790345,-205.880697135,-206.869603925,-207.858510715,-208.847417505,-209.836324295,-210.82523108499998,-211.814137875,-212.803044665,-213.791951455,-214.780858245,-215.769765035,-216.758671825,-217.747578615,-218.736485405,-219.72539219499998,-220.714298985,-221.703205775,-222.692112565,-223.681019355,-224.669926145,-225.658832935,-226.647739725,-227.636646515,-228.62555330499998,-229.614460095,-230.60336688499999,-231.592273675,-232.581180465,-233.570087255,-234.558994045,-235.547900835,-236.536807625,-237.52571441499998,-238.514621205,-239.503527995,-240.492434785,-241.481341575,-242.470248365,-243.459155155,-244.448061945,-245.436968735,-246.42587552499998,-247.414782315,-248.403689105,-249.392595895,-250.381502685,-251.370409475,-252.359316265,-253.348223055,-254.337129845,-255.32603663499998,-256.31494342499997,-257.303850215,-258.292757005,-259.281663795,-260.270570585,-261.259477375,-262.248384165,-263.237290955,-264.226197745,-265.21510453499997,-266.204011325,-267.192918115,-268.181824905,-269.17073169500003,-270.159638485,-271.148545275,-272.137452065,-273.126358855,-274.11526564499997,-275.104172435,-276.093079225,-277.081986015,-278.070892805,-279.059799595,-280.048706385,-281.037613175,-282.026519965,-283.01542675499996,-284.004333545,-284.993240335,-285.982147125,-286.971053915,-287.959960705,-288.948867495,-289.937774285,-290.926681075,-291.91558786499996,-292.904494655,-293.893401445,-294.882308235,-295.871215025,-296.860121815,-297.849028605)
rate=c(0.1699302880364946, 2.8461369799283567,2.8095375809887555,3.9799301083171197,6.866427806162008,7.717927532452816,7.834559048508226,7.828360498151115,5.251182402391478,3.47185701202271,4.541089726738069,9.139434672095845,11.298223643382755,12.007282097394873,12.796231378200215,14.538051758797232,15.823915952884056,18.280663251706503,18.979862643448893,19.04681269580085,19.051173823811684,19.054696521702763,19.05770330256528,19.052267177349744,19.027799225794016,18.851312705889704,17.43698585135747,14.278395622620096,9.82740190388765,10.079651327972236,10.463287169192837,10.594155538765767,10.616804706490102,10.623029153148678,10.618985569117926,10.50698328801101,9.46807244904555,6.234762830779868,2.132142218294006,3.54189658270706,4.040636911054429,4.035890641789538,3.949745129785953,3.245592711023495,3.591284568499432,3.703787975658276,4.764721029835967,4.812135429879318,3.092514664123465,2.6031877332448787,2.62726905686642,2.6259062389367243,2.511155227981762,1.8632467962117027,2.4759516741626855,2.741548916441896,3.054703089982461,3.7239407173561365,3.931741729530132,4.2939181734747605,4.446075132802083,4.568077735955474,5.346184377164227,5.892058528901714,6.058515321050801,6.140291121830698,6.291309542753841,6.502003723856966,6.589102685727807,6.623382473180166,6.641656788408242,6.6515061659578025,6.655561741273048,6.655899793403517,6.652133600514276,6.663300565063922,6.7086919867510355,6.7302320133902,6.737865377491782,6.7413738863672235,6.742631686796951,6.743424954167233,6.742416118189231,6.7407968813970065,6.7337910424138805,6.734034453803459,6.748829017667442,6.765341822437039,6.779923615558842,6.785020635846501,6.788980552441973,6.790083782994945,6.786831759170565,6.774620633750244,6.744650362007808,6.693073139932582,6.667926991891354,6.647256522271613,6.634013543747795,6.617904821544294)
minHPD=c(0.1699302880364946, 2.8461369799283567,2.8095375809887555,3.9799301083171197,6.866427806162008,7.717927532452816,7.834559048508226,7.828360498151115,5.251182402391478,3.47185701202271,4.541089726738069,9.139434672095845,11.298223643382755,12.007282097394873,12.796231378200215,14.538051758797232,15.823915952884056,18.280663251706503,18.979862643448893,19.04681269580085,19.051173823811684,19.054696521702763,19.05770330256528,19.052267177349744,19.027799225794016,18.851312705889704,17.43698585135747,14.278395622620096,9.82740190388765,10.079651327972236,10.463287169192837,10.594155538765767,10.616804706490102,10.623029153148678,10.618985569117926,10.50698328801101,9.46807244904555,6.234762830779868,2.132142218294006,3.54189658270706,4.040636911054429,4.035890641789538,3.949745129785953,3.245592711023495,3.591284568499432,3.703787975658276,4.764721029835967,4.812135429879318,3.092514664123465,2.6031877332448787,2.62726905686642,2.6259062389367243,2.511155227981762,1.8632467962117027,2.4759516741626855,2.741548916441896,3.054703089982461,3.7239407173561365,3.931741729530132,4.2939181734747605,4.446075132802083,4.568077735955474,5.346184377164227,5.892058528901714,6.058515321050801,6.140291121830698,6.291309542753841,6.502003723856966,6.589102685727807,6.623382473180166,6.641656788408242,6.6515061659578025,6.655561741273048,6.655899793403517,6.652133600514276,6.663300565063922,6.7086919867510355,6.7302320133902,6.737865377491782,6.7413738863672235,6.742631686796951,6.743424954167233,6.742416118189231,6.7407968813970065,6.7337910424138805,6.734034453803459,6.748829017667442,6.765341822437039,6.779923615558842,6.785020635846501,6.788980552441973,6.790083782994945,6.786831759170565,6.774620633750244,6.744650362007808,6.693073139932582,6.667926991891354,6.647256522271613,6.634013543747795,6.617904821544294)
maxHPD=c(0.1699302880364946, 2.8461369799283567,2.8095375809887555,3.9799301083171197,6.866427806162008,7.717927532452816,7.834559048508226,7.828360498151115,5.251182402391478,3.47185701202271,4.541089726738069,9.139434672095845,11.298223643382755,12.007282097394873,12.796231378200215,14.538051758797232,15.823915952884056,18.280663251706503,18.979862643448893,19.04681269580085,19.051173823811684,19.054696521702763,19.05770330256528,19.052267177349744,19.027799225794016,18.851312705889704,17.43698585135747,14.278395622620096,9.82740190388765,10.079651327972236,10.463287169192837,10.594155538765767,10.616804706490102,10.623029153148678,10.618985569117926,10.50698328801101,9.46807244904555,6.234762830779868,2.132142218294006,3.54189658270706,4.040636911054429,4.035890641789538,3.949745129785953,3.245592711023495,3.591284568499432,3.703787975658276,4.764721029835967,4.812135429879318,3.092514664123465,2.6031877332448787,2.62726905686642,2.6259062389367243,2.511155227981762,1.8632467962117027,2.4759516741626855,2.741548916441896,3.054703089982461,3.7239407173561365,3.931741729530132,4.2939181734747605,4.446075132802083,4.568077735955474,5.346184377164227,5.892058528901714,6.058515321050801,6.140291121830698,6.291309542753841,6.502003723856966,6.589102685727807,6.623382473180166,6.641656788408242,6.6515061659578025,6.655561741273048,6.655899793403517,6.652133600514276,6.663300565063922,6.7086919867510355,6.7302320133902,6.737865377491782,6.7413738863672235,6.742631686796951,6.743424954167233,6.742416118189231,6.7407968813970065,6.7337910424138805,6.734034453803459,6.748829017667442,6.765341822437039,6.779923615558842,6.785020635846501,6.788980552441973,6.790083782994945,6.786831759170565,6.774620633750244,6.744650362007808,6.693073139932582,6.667926991891354,6.647256522271613,6.634013543747795,6.617904821544294)
remove_na = !is.na(rate)
time = time[remove_na]
plot(time,time,type = 'n', ylim = c(0, 28), xlim = c(-298.343482,-199.452803), ylab = 'Mean longevity', xlab = 'Ma',main='Longevity', xaxt='n') # xaxt removes default x axis

# Custom x-axis with 10MY interval ticks
axis(1, at=x_ticks, labels=x_tick_labels, cex.axis=1.3)
# Add vertical lines for mass extinction events
abline(v=perm_trias_extinction, col="red", lty=2) 
abline(v=guadalupian_extinction, col="red", lty=2)

polygon(c(time, rev(time)), c(maxHPD[remove_na], rev(minHPD[remove_na])), col = alpha('#756bb1',0.3), border = NA)
lines(time,rate[remove_na], col = '#756bb1', lwd=4)

# Add a title to the pdf
title(main="Reptilia RJMCMC 1Myr Bins", outer=TRUE, cex.main=2)

n <- dev.off()
